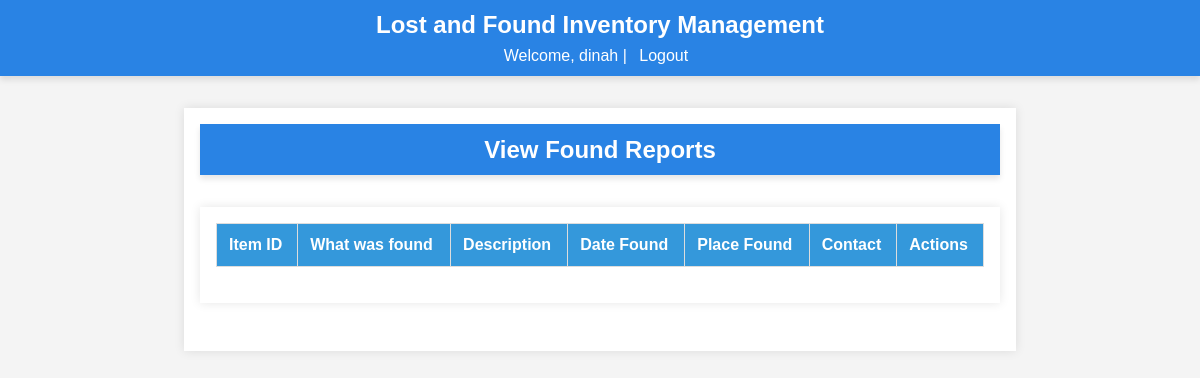
/admin/reports/found (signed in), run on an earlier commit of the app's database.
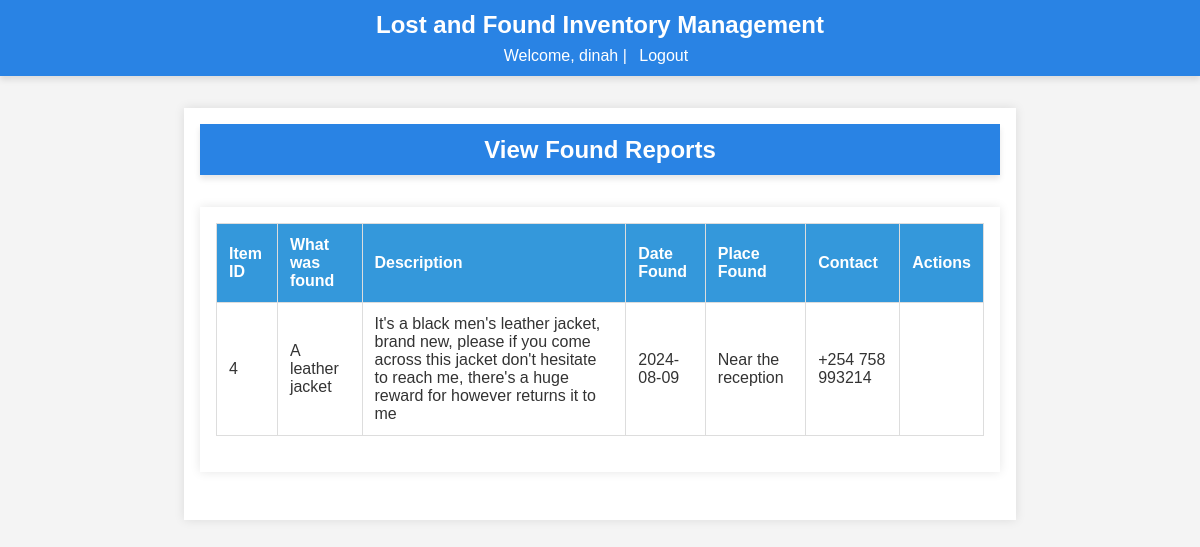
And on a later commit of the database.
### app/models/found_report.py (models this page shows, shortened)
class FoundReport(db.Model):
    id = db.Column(db.Integer, primary_key=True)
    user_id = db.Column(db.Integer, db.ForeignKey('user.id'), nullable=False)
    item_id = db.Column(db.Integer, db.ForeignKey('item.id'), nullable=False)
    item_name = db.Column(db.String(150), nullable=True)
    description = db.Column(db.String(255), nullable=True)
    date_found = db.Column(db.Date, nullable=False)
    time_found = db.Column(db.Time, nullable=False)
    primary_color = db.Column(db.String(50), nullable=True)
    secondary_color = db.Column(db.String(50), nullable=True)
    place_found = db.Column(db.String(255), nullable=False)
    upload_image = db.Column(db.String(250), nullable=True)
    contact = db.Column(db.String(255), nullable=True)  # Contact information
    user = db.relationship('User', back_populates='found_reports')
    item = db.relationship('Item', back_populates='found_reports')
    claims = db.relationship('Claim', back_populates='found_report')

### app/routes/admin.py (the view)
@bp.route('/reports/found', methods=['GET'])
@login_required
@admin_required
def view_found_reports():
    try:
        found_reports = FoundReport.query.all()
        return render_template('view_found_reports.html', found_reports=found_reports)
    except Exception as e:
        flash(f'Error: {str(e)}', 'error')
        return redirect(url_for('admin.dashboard'))

### app/__init__.py (called while the page is built)
def create_app():
    app = Flask(__name__)
    load_dotenv()
    app.config['SECRET_KEY'] = os.environ.get('FLASK_SECRET_KEY', secrets.token_hex(16))
    app.config.from_object('config.Config')
    app.config.from_pyfile('config.py', silent=True)
    register_extensions(app)
    register_blueprints(app)
    configure_cors(app)
    @app.before_request
    def method_override():
        if request.method == 'POST':
            method = request.form.get('_method')
            if method:
                method = method.upper()
                if method in ['PUT', 'DELETE']:
                    request.environ['REQUEST_METHOD'] = method
    return app

def register_extensions(app):
    db.init_app(app)
    migrate.init_app(app, db)
    bcrypt.init_app(app)
    login_manager.init_app(app)
    mail.init_app(app)
    @login_manager.user_loader
    def load_user(user_id):
        return user.User.query.get(int(user_id))

### app/templates/view_found_reports.html
{% extends "base.html" %}
{% block content %}
<header>
    <h1>View Found Reports</h1>
</header>
<main>
    <table>
        <thead>
            <tr>
                <th>Item ID</th>
                <th>What was found</th>
                <th>Description</th>
                <th>Date Found</th>
                <th>Place Found</th>
                <th>Contact</th>
                <th>Actions</th>
            </tr>
        </thead>
        <tbody>
            {% for report in found_reports %}
            <tr>
                <td>{{ report.item_id }}</td>
                <td>{{ report.item_name }}</td>
                <td>{{ report.description }}</td>
                <td>{{ report.date_found }}</td>
                <td>{{ report.place_found }}</td>
                <td>{{ report.contact}}</td>
                <td>
                </td>
            </tr>
            {% endfor %}
        </tbody>
    </table>
</main>
{% endblock %}

What changed in the data, as far as the page shows it:
added FoundReport: item_id "4", item_name "A leather jacket", description "It's a black men's leather jacket, brand new, please if you come across this jacket don't hesitate to reach me, there's a huge reward for however returns it to me", date_found "2024-08-09", place_found "Near the reception", contact "+254 758 993214"
